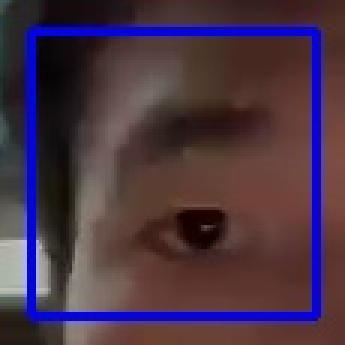
#> input picture data/2021302021175/frontalface_0.jpg, 115 x 115 px, found by its file name (shown 3 times larger); its folder holds only this picture in this run
$ python load_data.py
#> lines starting #> are read from the running program, lines starting #| are printed output that depends on the picture
import os
import numpy as np
import cv2

IMAGE_SIZE = 64


def resize_image(image, height=IMAGE_SIZE, width=IMAGE_SIZE):
    top, bottom, left, right = (0, 0, 0, 0)
    h, w, _ = image.shape
    longest_edge = max(h, w)

    if h < longest_edge:
        dh = longest_edge - h
        top = dh // 2
        bottom = dh - top
    elif w < longest_edge:
        dw = longest_edge - w
        left = dw // 2
        right = dw - left
    else:
        pass

    BLACK = [0, 0, 0]
    constant = cv2.copyMakeBorder(image, top, bottom, left, right, cv2.BORDER_CONSTANT, value=BLACK)

    return cv2.resize(constant, (height, width))

images = []
labels = []

def read_path(path_name):
    for dir_item in os.listdir(path_name):
#windows修改过路径。。。。。。。。。。。。。。。。。。。。。。。。。。。。。。。。。。。。。。。。。。。。。
        full_path = f"{path_name}/{dir_item}"
        if os.path.isdir(full_path):
            read_path(full_path)
        else:
            if dir_item.endswith('.jpg'):
                image = cv2.imread(full_path)
                image = resize_image(image, IMAGE_SIZE, IMAGE_SIZE)
                images.append(image)
                labels.append(path_name)

    return images, labels

num_to_labels = {}
labels_to_num = {}
with open("F:/app_project/web_face_identification/face_identification/face_project/data/num_to_labels.txt", "r") as f:
#> (reads data/num_to_labels.txt from the repository)
    num_to_labels_list = [line.split(",") for line in f.readlines()]
    for i in num_to_labels_list:
        num_to_labels[i[0]] = int(i[1].strip())
        labels_to_num[int(i[1].strip())] = i[0]

def load_dataset(path_name):
    images, labels = read_path(path_name)
#> in read_path, image is the input picture: shape (115, 115, 3); mean B, G, R 69.2, 52.7, 73.8
#> in resize_image, `return cv2.resize(constant, (height, width))`:
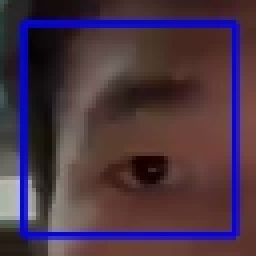
#> returned value: shape (64, 64, 3) (shown 4 times larger); mean of channels 0, 1, 2 68.8, 52.5, 73.7; drawn as B, G, R
    images = np.array(images)
    labels = np.array([num_to_labels[label.split("/")[-1]] for label in labels])

    return images, labels


if __name__ == '__main__':
    images, labels = load_dataset("F:/app_project/web_face_identification/face_identification/face_project/data")
#> in load_dataset, `images, labels = read_path(path_name)`: images = 2 items
#> (the run stopped early here; a loop or call above may not have finished)
